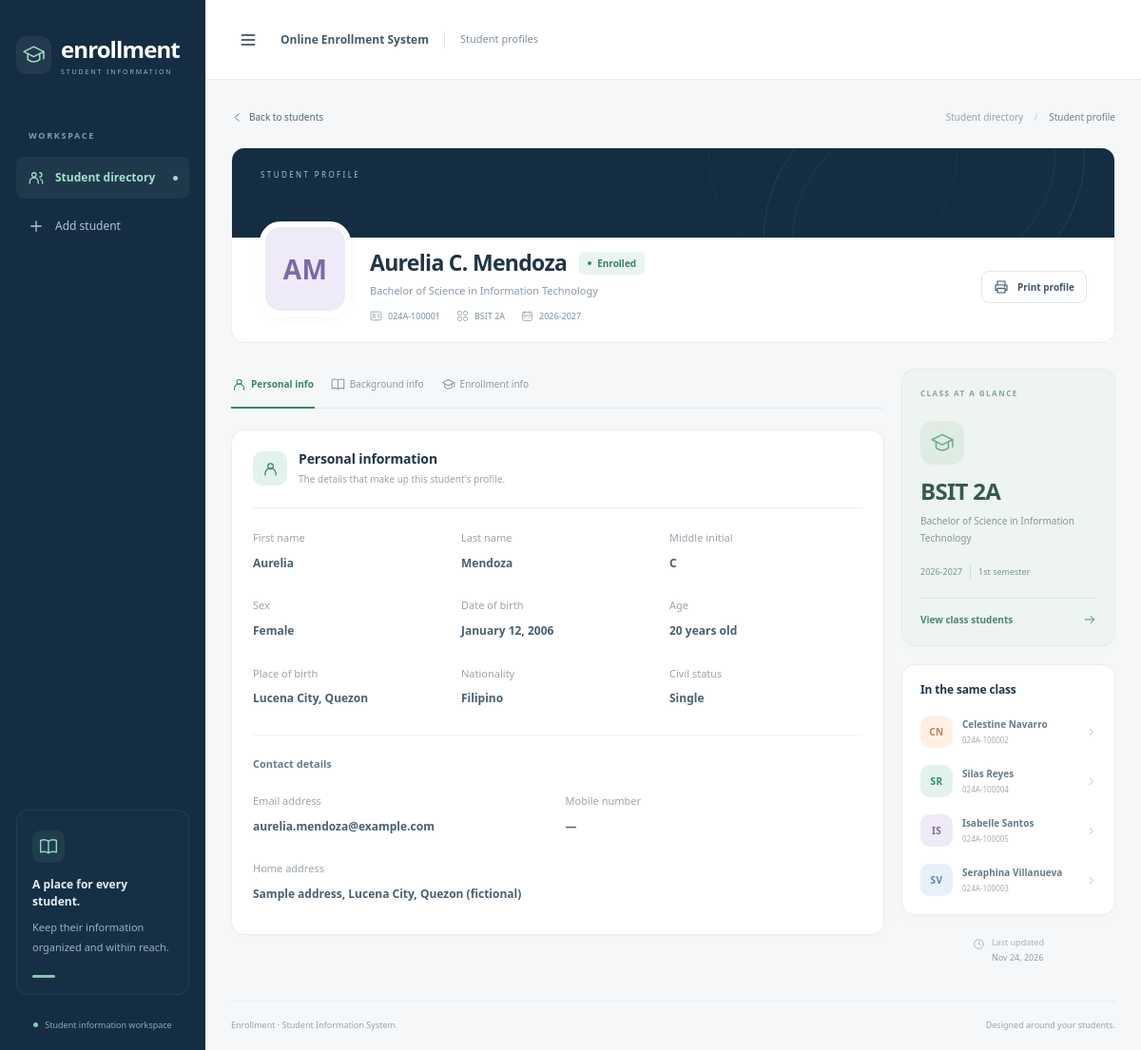
The app's page /students/1/ with its own data.
### students/models.py (models this page shows, shortened)
class Student(models.Model):
    class Status(models.TextChoices):
        ENROLLED = "enrolled", "Enrolled"
        PENDING = "pending", "Pending"
        INACTIVE = "inactive", "Inactive"
    student_id = models.CharField("Student ID", max_length=25, unique=True)
    first_name = models.CharField(max_length=80)
    last_name = models.CharField(max_length=80)
    middle_initial = models.CharField(max_length=3, blank=True)
    classroom = models.ForeignKey(Classroom, on_delete=models.PROTECT, related_name="students")
    status = models.CharField(max_length=12, choices=Status.choices, default=Status.ENROLLED)
    admission_type = models.CharField(
        max_length=15,
        choices=[("regular", "Regular"), ("transferee", "Transferee"), ("returnee", "Returnee")],
        default="regular",
    )
    sex = models.CharField(
        max_length=15,
        choices=[("female", "Female"), ("male", "Male"), ("unspecified", "Not specified")],
        default="unspecified",
    )
    date_of_birth = models.DateField(blank=True, null=True)
    place_of_birth = models.CharField(max_length=150, blank=True)
    nationality = models.CharField(max_length=60, blank=True)
    civil_status = models.CharField(
        max_length=15,
        choices=[("single", "Single"), ("married", "Married"), ("other", "Other")],
        blank=True,
    )
    email = models.EmailField(blank=True)
    mobile_number = models.CharField(max_length=25, blank=True)
    address = models.TextField("Home address", blank=True)
    guardian_name = models.CharField(max_length=140, blank=True)
    guardian_relationship = models.CharField(max_length=50, blank=True)
    guardian_contact = models.CharField(max_length=25, blank=True)
    guardian_address = models.TextField(blank=True)
    secondary_school = models.CharField("Senior high school", max_length=180, blank=True)
    strand = models.CharField("Senior high school strand", max_length=100, blank=True)
    graduation_year = models.PositiveSmallIntegerField(
        blank=True, null=True, validators=[MinValueValidator(1900), MaxValueValidator(2100)]
    )
    previous_school = models.CharField("Previous college (if applicable)", max_length=180, blank=True)
    created_at = models.DateTimeField(auto_now_add=True)
    updated_at = models.DateTimeField(auto_now=True)
    class Meta:
        ordering = ["last_name", "first_name", "pk"]
    @property
    def full_name(self):
        middle = self.middle_initial.strip().rstrip(".")
        return " ".join(part for part in [self.first_name, f"{middle}." if middle else "", self.last_name] if part)
    @property
    def initials(self):
        return f"{self.first_name[:1]}{self.last_name[:1]}".upper()
    @property
    def avatar_color(self):
        return ["mint", "lilac", "peach", "blue"][self.pk % 4 if self.pk else 0]
    @property
    def age(self):
        if not self.date_of_birth:
            return None
        today = timezone.localdate()
        return today.year - self.date_of_birth.year - (
            (today.month, today.day) < (self.date_of_birth.month, self.date_of_birth.day)
        )
    def get_absolute_url(self):
        return reverse("students:detail", kwargs={"pk": self.pk})

class Classroom(models.Model):
    program = models.CharField(max_length=20, default="BSIT")
    program_name = models.CharField(
        max_length=140, default="Bachelor of Science in Information Technology"
    )
    year_level = models.PositiveSmallIntegerField(
        choices=[(1, "1st year"), (2, "2nd year"), (3, "3rd year"), (4, "4th year")]
    )
    section = models.CharField(max_length=10)
    school_year = models.CharField(max_length=20, default="2026-2027")
    semester = models.CharField(
        max_length=12,
        choices=[("first", "1st semester"), ("second", "2nd semester"), ("summer", "Summer")],
        default="first",
    )
    class Meta:
        ordering = ["program", "year_level", "section", "school_year", "semester"]
        constraints = [
            models.UniqueConstraint(
                fields=["program", "year_level", "section", "school_year", "semester"],
                name="unique_class_per_term",
            )
        ]
    @property
    def code(self):
        return f"{self.program} {self.year_level}{self.section}"

### students/views.py (the view)
# urls.py: path("students/<int:pk>/", views.student_detail, name="detail"),
@never_cache
def student_detail(request, pk):
    student = get_object_or_404(Student.objects.select_related("classroom"), pk=pk)
    classmates = Student.objects.filter(classroom=student.classroom).exclude(pk=pk)[:4]
    return render(request, "students/detail.html", {
        "student": student, "classmates": classmates, "page_title": "Student profile",
    })

### templates/students/detail.html (shortened to what this page needs)
{% extends 'base.html' %}
{% block content %}
<div class="profile-breadcrumb"><a href="{% url 'students:list' %}">{% include 'includes/icon.html' with name='chevron-left' %}Back to students</a><span>Student directory <span>/</span> <strong>Student profile</strong></span></div>
<section class="profile-hero" aria-labelledby="profile-name"><div class="profile-cover"><span>STUDENT PROFILE</span><div class="cover-orbit" aria-hidden="true"></div></div><div class="profile-overview"><div class="profile-person"><span class="avatar profile-avatar {{ student.avatar_color }}">{{ student.initials }}</span><div><div class="profile-name-line"><h1 id="profile-name">{{ student.full_name }}</h1><span class="status-badge {{ student.status }}"><span></span>{{ student.get_status_display }}</span></div><p>{{ student.classroom.program_name }}</p><div class="profile-meta"><span>{% include 'includes/icon.html' with name='id' %}{{ student.student_id }}</span><span>{% include 'includes/icon.html' with name='grid' %}{{ student.classroom.code }}</span><span>{% include 'includes/icon.html' with name='calendar' %}{{ student.classroom.school_year }}</span></div></div></div><div class="profile-actions"><button class="button button-secondary" type="button" data-print>{% include 'includes/icon.html' with name='print' %}Print profile</button>{% if perms.students.change_student %}<a class="button button-primary" href="{% url 'admin:students_student_change' student.pk %}">{% include 'includes/icon.html' with name='edit' %}Edit record</a>{% endif %}</div></div></section>
<div class="profile-layout">
    <div class="profile-main"><nav class="profile-tabs" aria-label="Profile information"><a href="#personal" class="profile-tab is-active" data-profile-tab="personal">{% include 'includes/icon.html' with name='user' %}Personal info</a><a href="#background" class="profile-tab" data-profile-tab="background">{% include 'includes/icon.html' with name='book' %}Background info</a><a href="#enrollment" class="profile-tab" data-profile-tab="enrollment">{% include 'includes/icon.html' with name='cap' %}Enrollment info</a></nav>
        <section class="info-panel" id="personal" data-profile-panel aria-labelledby="personal-heading"><div class="section-heading"><span class="section-icon mint">{% include 'includes/icon.html' with name='user' %}</span><div><h2 id="personal-heading">Personal information</h2><p>The details that make up this student's profile.</p></div></div><dl class="info-grid"><div><dt>First name</dt><dd>{{ student.first_name }}</dd></div><div><dt>Last name</dt><dd>{{ student.last_name }}</dd></div><div><dt>Middle initial</dt><dd>{{ student.middle_initial|default:'—' }}</dd></div><div><dt>Sex</dt><dd>{{ student.get_sex_display }}</dd></div><div><dt>Date of birth</dt><dd>{{ student.date_of_birth|date:'F j, Y'|default:'—' }}</dd></div><div><dt>Age</dt><dd>{% if student.age is not None %}{{ student.age }} years old{% else %}—{% endif %}</dd></div><div><dt>Place of birth</dt><dd>{{ student.place_of_birth|default:'—' }}</dd></div><div><dt>Nationality</dt><dd>{{ student.nationality|default:'—' }}</dd></div><div><dt>Civil status</dt><dd>{{ student.get_civil_status_display|default:'—' }}</dd></div></dl><div class="subsection-heading">Contact details</div><dl class="info-grid two-columns"><div><dt>Email address</dt><dd>{{ student.email|default:'—' }}</dd></div><div><dt>Mobile number</dt><dd>{{ student.mobile_number|default:'—' }}</dd></div><div class="full-width"><dt>Home address</dt><dd>{{ student.address|default:'—'|linebreaksbr }}</dd></div></dl></section>
    </div>
    <aside class="profile-aside" aria-label="Class and related students"><section class="side-card class-summary"><span class="eyebrow">CLASS AT A GLANCE</span><span class="class-illustration">{% include 'includes/icon.html' with name='cap' %}</span><h2>{{ student.classroom.code }}</h2><p>{{ student.classroom.program_name }}</p><div class="class-term">{{ student.classroom.school_year }}<span>{{ student.classroom.get_semester_display }}</span></div><a href="{% url 'students:list' %}?classroom={{ student.classroom.pk }}">View class students {% include 'includes/icon.html' with name='arrow' %}</a></section>{% if classmates %}<section class="side-card"><h2 class="aside-heading">In the same class</h2><div class="classmates">{% for classmate in classmates %}<a href="{{ classmate.get_absolute_url }}"><span class="avatar small {{ classmate.avatar_color }}">{{ classmate.initials }}</span><span><strong>{{ classmate.first_name }} {{ classmate.last_name }}</strong><small>{{ classmate.student_id }}</small></span>{% include 'includes/icon.html' with name='chevron-right' %}</a>{% endfor %}</div></section>{% endif %}<p class="record-updated">{% include 'includes/icon.html' with name='clock' %}<span>Last updated<br><strong>{{ student.updated_at|date:'M j, Y' }}</strong></span></p></aside>
</div>
{% endblock %}

### templates/includes/icon.html
{% load static %}<svg class="icon" aria-hidden="true" focusable="false"><use href="{% static 'students/icons.svg' %}#{{ name }}"></use></svg>

### records on screen
Student: initials "AM", full_name "Aurelia C. Mendoza", status "Enrolled", classroom.program_name "Bachelor of Science in Information Technology", student_id "024A-100001", classroom.code "BSIT 2A", classroom.school_year "2026-2027", first_name "Aurelia", last_name "Mendoza", middle_initial "C", sex "Female", date_of_birth "January 12, 2006", age "20", place_of_birth "Lucena City, Quezon", nationality "Filipino", civil_status "Single", email "aurelia.mendoza@example.com", mobile_number "—", address "Sample address, Lucena City, Quezon (fictional)", classroom.semester "1st semester", updated_at "Nov 24, 2026"
Student: initials "CN", first_name "Celestine", last_name "Navarro", student_id "024A-100002"
Student: initials "SR", first_name "Silas", last_name "Reyes", student_id "024A-100004"
Student: initials "IS", first_name "Isabelle", last_name "Santos", student_id "024A-100005"
Student: initials "SV", first_name "Seraphina", last_name "Villanueva", student_id "024A-100003"
